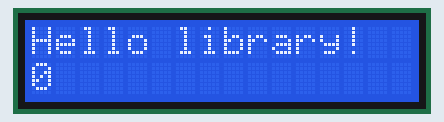
Bench run of a sketch on a simulated Arduino Uno, built with avr-gcc and run on an emulated ATmega328P. Shown: 16×2 character LCD.

Above: at 0.3 s.
At 5.1 s:
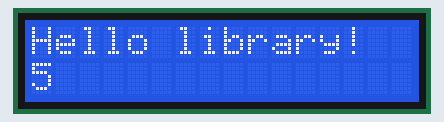
At 10.1 s:
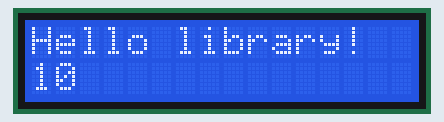
At 19.1 s:
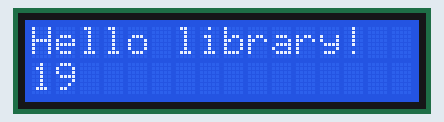
At 29.1 s:
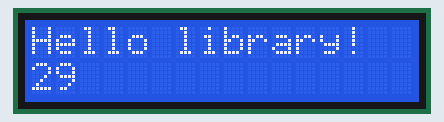
At 39.1 s:
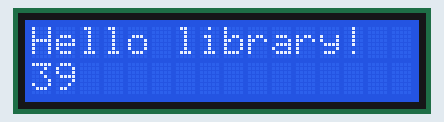

The sketch:

Hello2.ino
```cpp
// modeled on https://github.com/jgfoster/Blink

#include "HelloLCD.h"
HelloLCD hello;

void setup() { hello.setup(); }
void loop()  { hello.loop() ; }
```

Measured:
- what the display in image 0 shows lasts 0.7 s, from 0.3 s to 1.0 s
- what the display in image 1 shows lasts 1.0 s, from 5.0 s to 6.0 s
